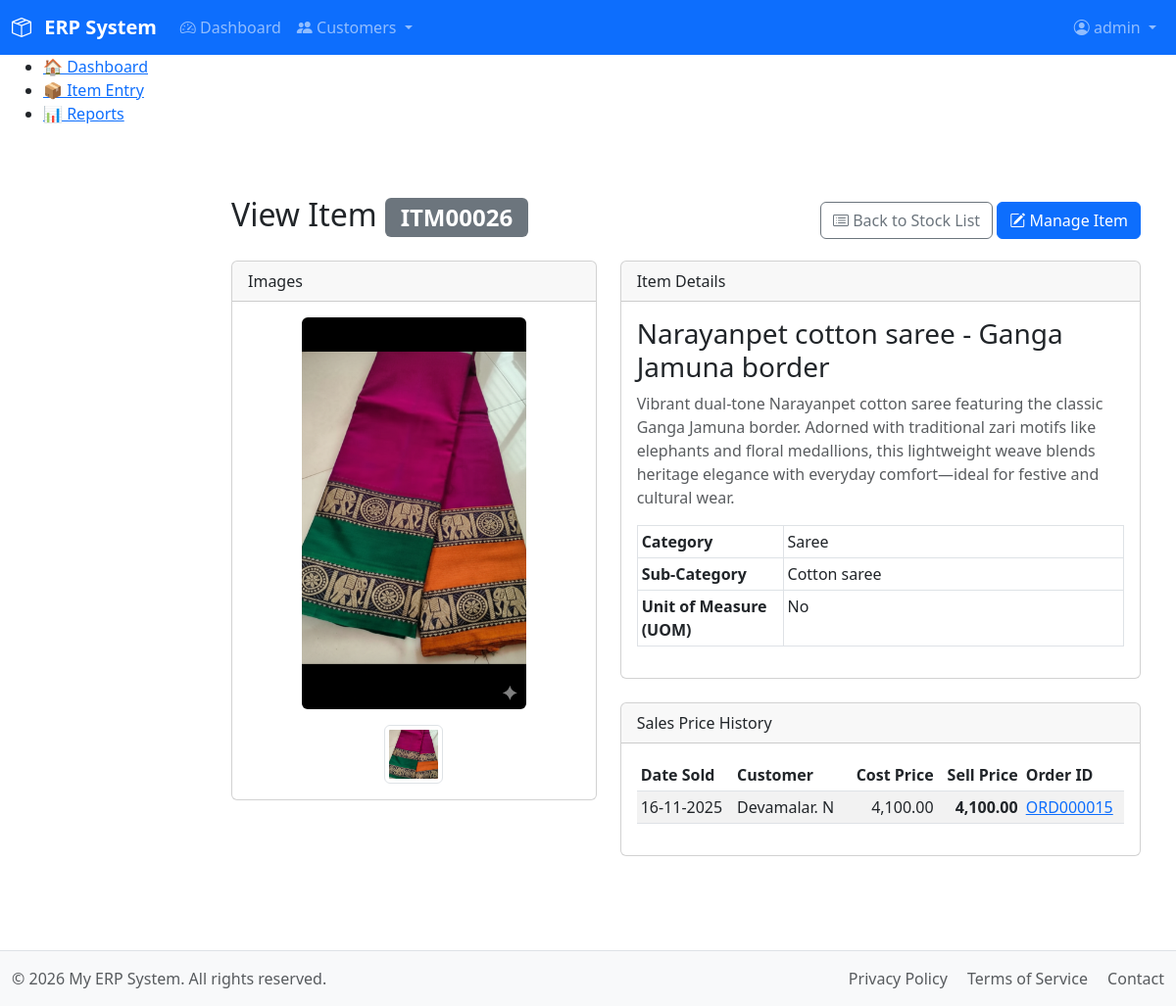
The page /modules/inventory/view_item.php?item_id=ITM00026 (signed in) on the database as committed earlier.
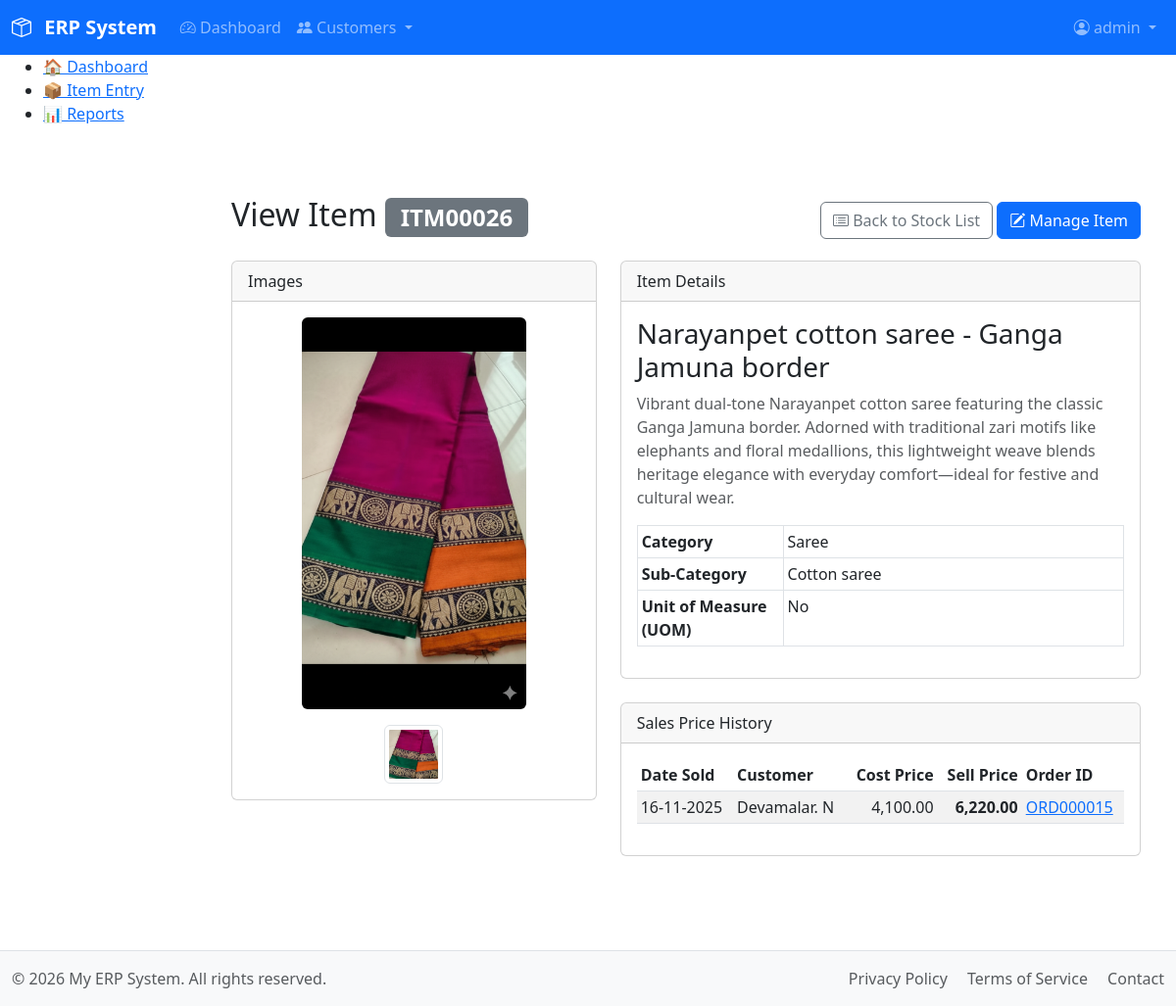
The same page on the database as committed later.
### tables this page shows
CREATE TABLE `order_items` (
  `order_item_id` int(11) NOT NULL AUTO_INCREMENT,
  `order_id` varchar(10) NOT NULL,
  `item_id` varchar(10) NOT NULL,
  `quantity` decimal(10,2) NOT NULL,
  `price` decimal(10,2) NOT NULL,
  `cost_price` decimal(10,2) NOT NULL DEFAULT 0.00,
  `profit_margin` decimal(5,2) NOT NULL DEFAULT 0.00,
  PRIMARY KEY (`order_item_id`),
  KEY `order_id` (`order_id`),
  KEY `item_id` (`item_id`),
  CONSTRAINT `fk_order_header` FOREIGN KEY (`order_id`) REFERENCES `orders` (`order_id`) ON DELETE CASCADE ON UPDATE CASCADE
);

CREATE TABLE `orders` (
  `order_id` varchar(10) NOT NULL,
  `customer_id` varchar(10) NOT NULL,
  `order_date` date NOT NULL,
  `status` enum('New','Processing','Awaiting Stock','With Courier','Delivered','Canceled') NOT NULL DEFAULT 'New',
  `stock_type` enum('Ex-Stock','Pre-Book') NOT NULL DEFAULT 'Ex-Stock',
  `total_amount` decimal(10,2) NOT NULL DEFAULT 0.00,
  `other_expenses` decimal(10,2) NOT NULL DEFAULT 0.00,
  `payment_method` enum('BT','COD') NOT NULL DEFAULT 'COD',
  `payment_status` enum('Pending','Received') NOT NULL DEFAULT 'Pending',
  `remarks` text DEFAULT NULL,
  `created_at` timestamp NOT NULL DEFAULT current_timestamp(),
  `created_by` int(11) DEFAULT NULL,
  `created_by_name` varchar(50) DEFAULT NULL,
  PRIMARY KEY (`order_id`),
  KEY `customer_id` (`customer_id`),
  CONSTRAINT `fk_order_customer` FOREIGN KEY (`customer_id`) REFERENCES `customers` (`customer_id`) ON UPDATE CASCADE
);

CREATE TABLE `customers` (
  `customer_id` varchar(10) NOT NULL,
  `phone` varchar(15) NOT NULL,
  `name` varchar(100) NOT NULL,
  `address` text DEFAULT NULL,
  `city` varchar(50) DEFAULT NULL,
  `district` varchar(50) DEFAULT NULL,
  `postal_code` varchar(20) DEFAULT NULL,
  `known_by` varchar(50) DEFAULT NULL,
  `email` varchar(100) DEFAULT NULL,
  `first_order_date` date DEFAULT NULL,
  `description` text DEFAULT NULL,
  `profile` text DEFAULT NULL,
  `created_at` datetime NOT NULL,
  `created_by` int(11) NOT NULL,
  `created_by_name` varchar(100) NOT NULL,
  `updated_at` timestamp NULL DEFAULT NULL,
  `updated_by` int(11) DEFAULT NULL,
  `updated_by_name` varchar(255) DEFAULT NULL,
  PRIMARY KEY (`customer_id`),
  UNIQUE KEY `phone` (`phone`),
  KEY `created_by` (`created_by`),
  KEY `updated_by` (`updated_by`),
  CONSTRAINT `customers_ibfk_1` FOREIGN KEY (`created_by`) REFERENCES `users` (`id`),
  CONSTRAINT `customers_ibfk_2` FOREIGN KEY (`updated_by`) REFERENCES `users` (`id`)
);

### includes/functions.php (called while the page is built, shortened)
<?php
function get_item_details($item_id)
{
    $db = db();
    $stmt = $db->prepare("
        SELECT
            i.*,
            cs.category_id, -- THIS IS THE CRITICAL ADDITION
            c.name as category_name,
            cs.name as sub_category_name
        FROM items i
        JOIN categories_sub cs ON i.category_sub_id = cs.category_sub_id
        JOIN categories c ON cs.category_id = c.category_id
        WHERE i.item_id = ?
    ");
    $stmt->bind_param("s", $item_id);
    $stmt->execute();
    $item_details = $stmt->get_result()->fetch_assoc();
    $image_dir = __DIR__ . '/../Images/';
    $image_pattern = $image_dir . $item_id . '-*.jpg';
    $image_paths = glob($image_pattern);
    $image_urls = [];
    if ($image_paths) {
        foreach ($image_paths as $path) {
            $image_urls[] = '/Images/' . basename($path);
        }
    }
    $item_details['images'] = $image_urls;
    $stmt_price = $db->prepare("
        SELECT
            o.order_date,
            o.order_id,
            oi.price,
            oi.cost_price,
            c.name as customer_name
        FROM order_items oi
        JOIN orders o ON oi.order_id = o.order_id
        JOIN customers c on o.customer_id = c.customer_id
        WHERE oi.item_id = ?
          AND o.status != 'Canceled'
        ORDER BY o.order_date DESC
    ");
    $stmt_price->bind_param("s", $item_id);
    $stmt_price->execute();
    $item_details['price_history'] = $stmt_price->get_result()->fetch_all(MYSQLI_ASSOC);
    return $item_details;
}

### modules/inventory/view_item.php (the view, shortened to what the changed rows need)
<?php
require_once __DIR__ . '/../../includes/functions.php';
$item_id = $_GET['item_id'] ?? null;
$item = get_item_details($item_id);
require_once __DIR__ . '/../../includes/header.php';
?>
<main class="container mt-4">
    <div class="d-flex justify-content-between align-items-center mb-3">
        <h2>View Item <span class="badge bg-secondary"><?= htmlspecialchars($item['item_id']) ?></span></h2>
    </div>
    <div class="row g-4">
        <div class="col-md-7">
            <div class="card mb-4">
                <div class="card-body">
                    <table class="table table-sm table-bordered">
                        <tr>
                            <th style="width: 30%;">Category</th>
                        </tr>
                        <tr>
                            <th>Sub-Category</th>
                        </tr>
                        <tr>
                            <th>Unit of Measure (UOM)</th>
                        </tr>
                    </table>
                </div>
            </div>
            <div class="card">
                <div class="card-body">
                    <?php if (empty($item['price_history'])): ?>
                        <p class="text-muted">This item has not been sold yet.</p>
                    <?php else: ?>
                        <div class="table-responsive" style="max-height: 300px;">
                            <table class="table table-sm table-striped table-hover">
                                <thead>
                                    <tr>
                                        <th>Date Sold</th>
                                        <th>Customer</th>
                                        <th class="text-end">Cost Price</th>
                                        <th class="text-end">Sell Price</th>
                                        <th>Order ID</th>
                                    </tr>
                                </thead>
                                <tbody>
                                    <?php foreach ($item['price_history'] as $history): ?>
                                    <tr>
                                        <td><?= htmlspecialchars(date("d-m-Y", strtotime($history['order_date']))) ?></td>
                                        <td><?= htmlspecialchars($history['customer_name']) ?></td>
                                        <td class="text-end"><?= number_format($history['cost_price'], 2) ?></td>
                                        <td class="text-end fw-bold"><?= number_format($history['price'], 2) ?></td>
                                        <td>
                                            <a href="/modules/sales/entry_order.php?order_id=<?= htmlspecialchars($history['order_id']) ?>" target="_blank">
                                                <?= htmlspecialchars($history['order_id']) ?>
                                            </a>
                                        </td>
                                    </tr>
                                    <?php endforeach; ?>
                                </tbody>
                            </table>
                        </div>
                    <?php endif; ?>
                </div>
            </div>
        </div>
    </div>
</main>
<?php require_once __DIR__ . '/../../includes/footer.php'; ?>

Rows that differ between the two databases and show on the page:
changed order_items "Devamalar. N": price "4,100.00" → "6,220.00"
